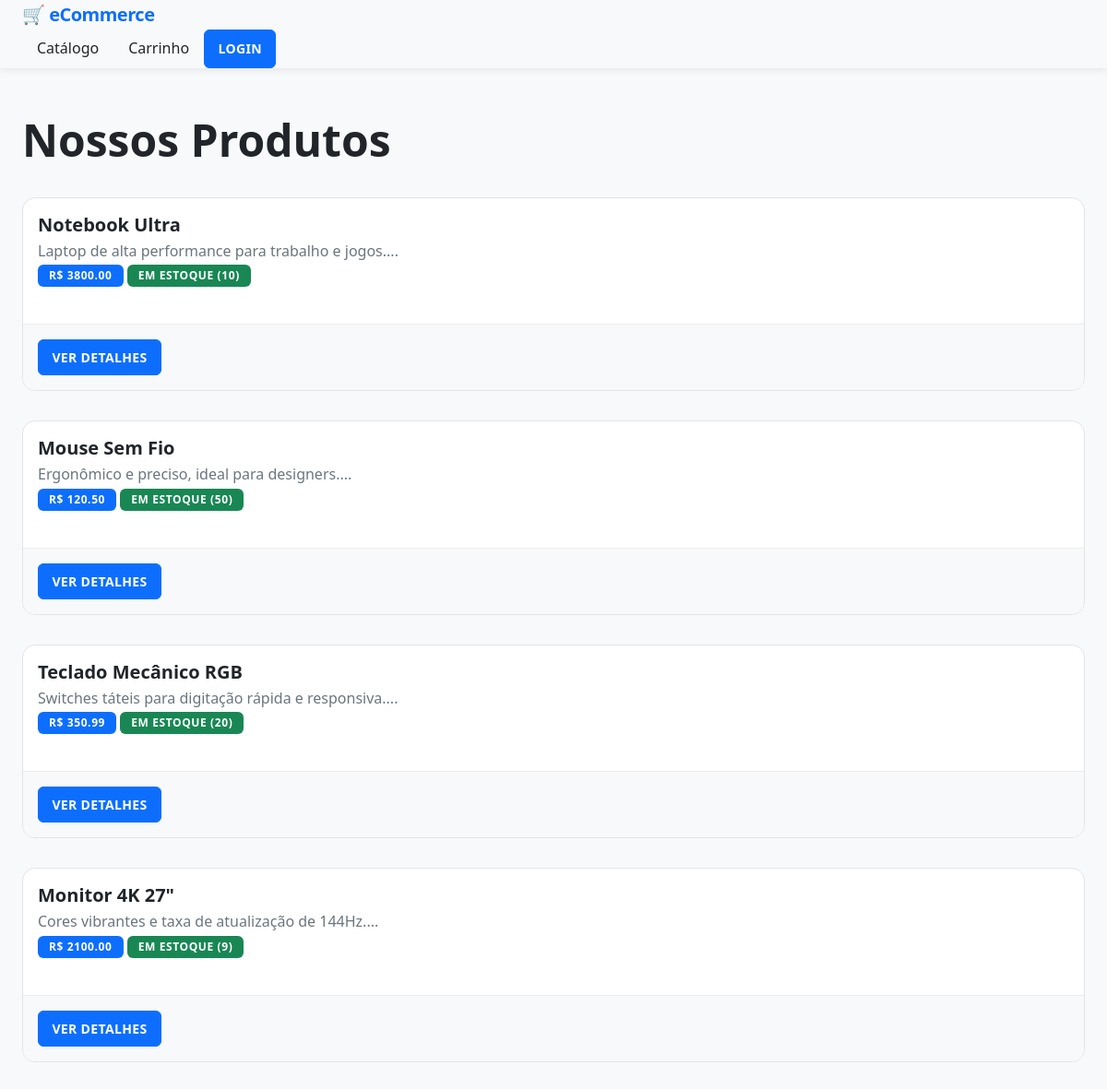
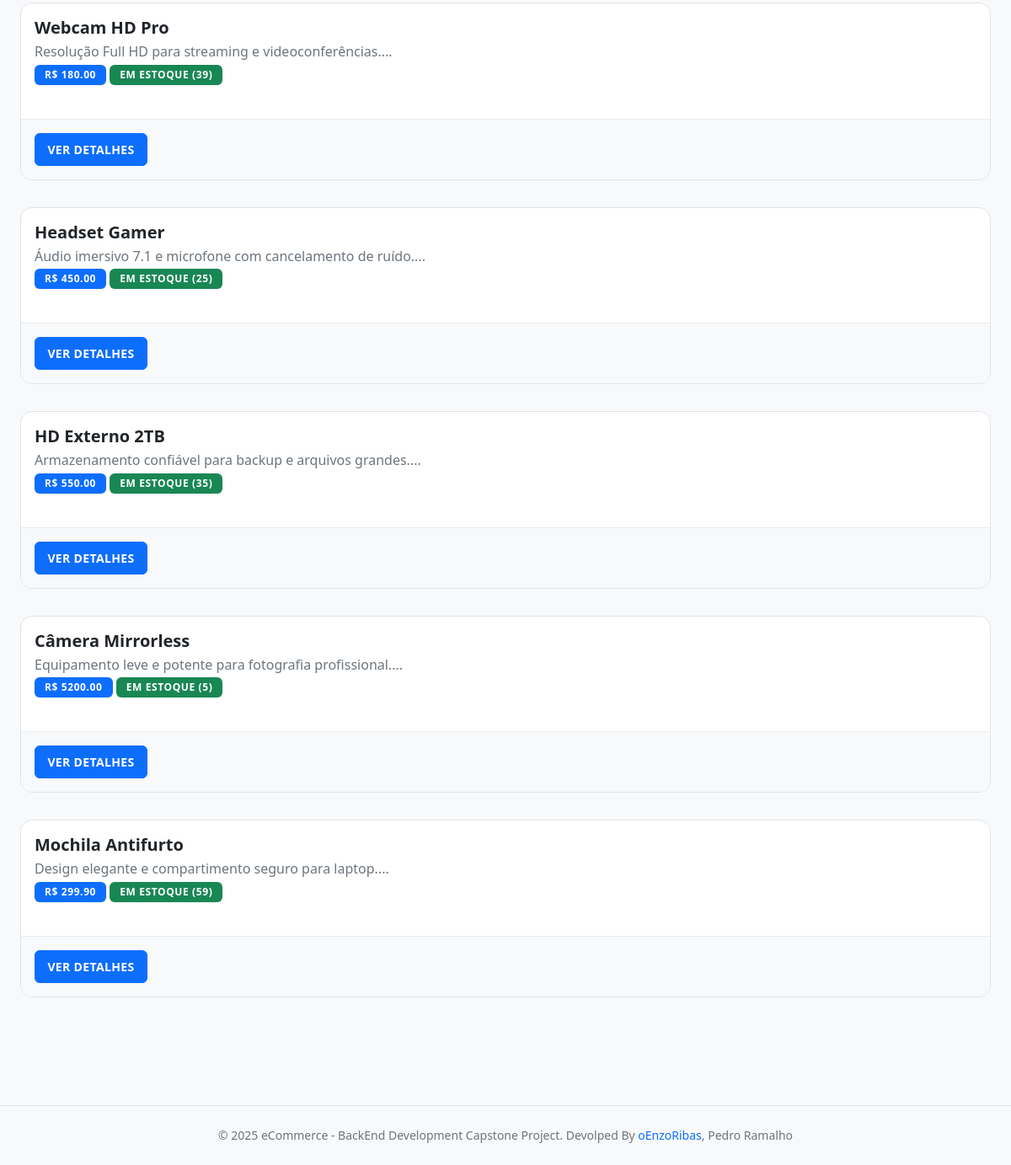
The page /produtos/ on the database as committed earlier (2 pictures, top to bottom).
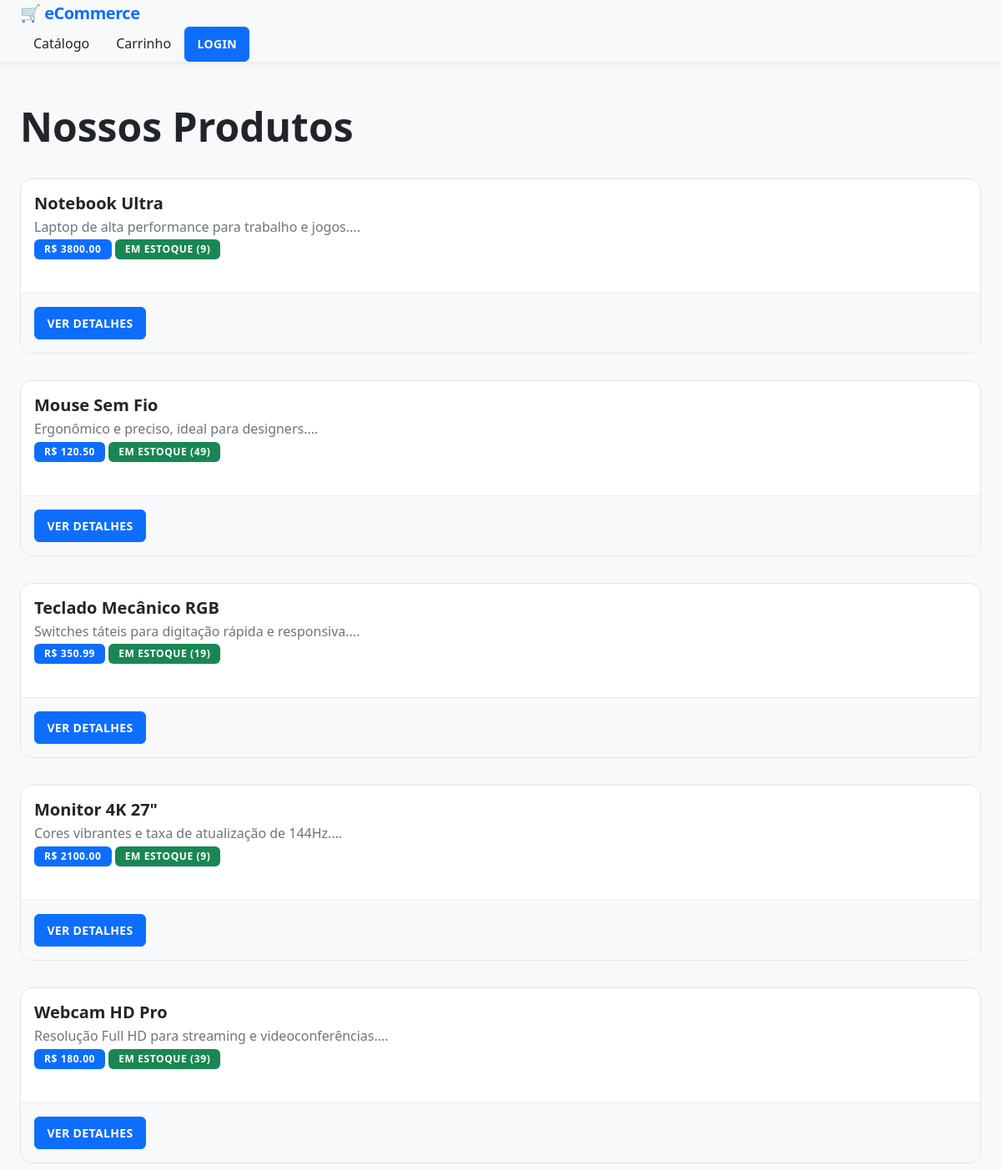
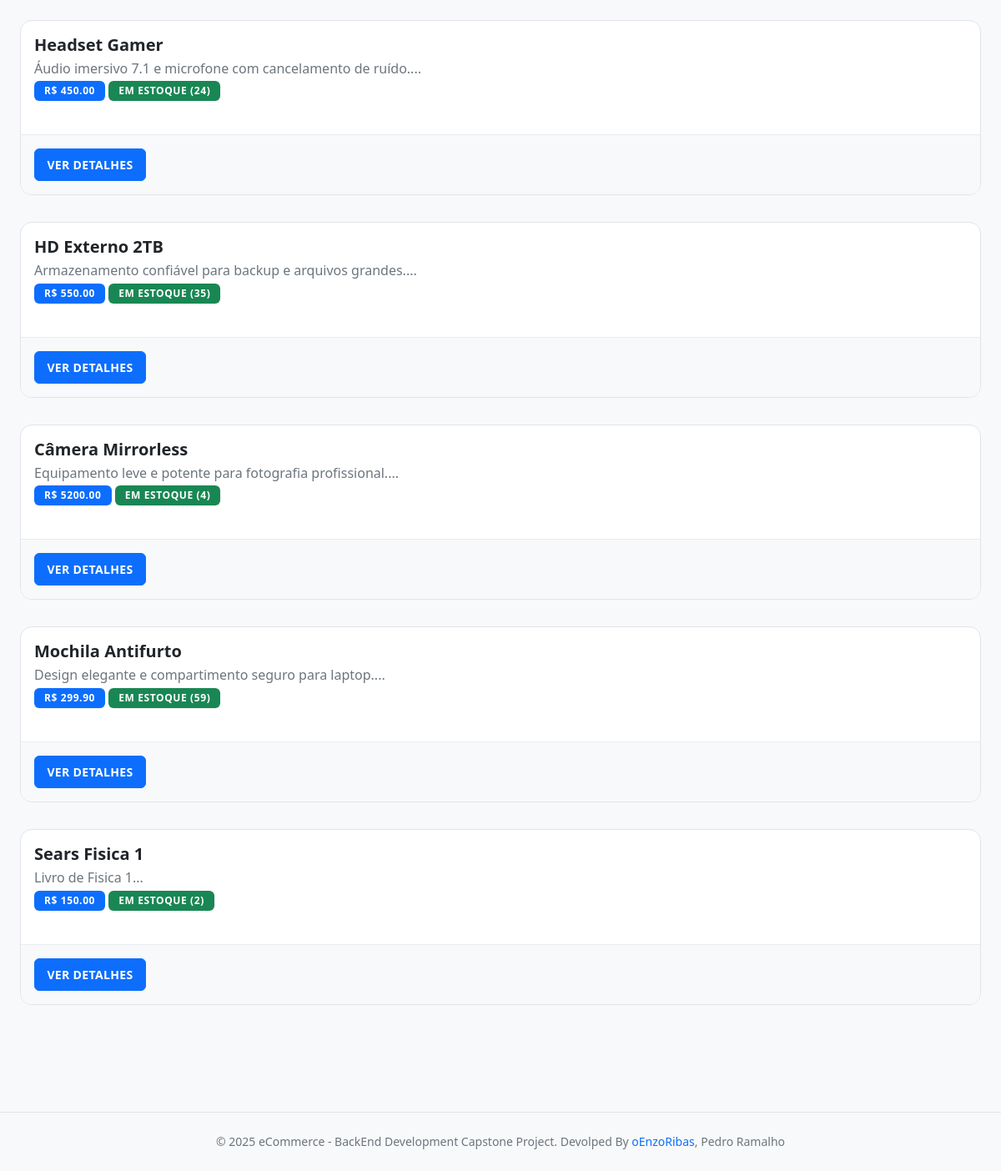
The same page on the database as committed later (2 pictures, top to bottom).
### models/produto_model.py (models this page shows, shortened)
class Produto(db.Model):
    __tablename__ = 'produtos'
    id = Column(Integer, primary_key=True, autoincrement=True, nullable=False)
    nome = Column(String(256), nullable=False)
    descricao = Column(String(256))
    preco = Column(db.Numeric(10,2), nullable=False)
    estoque = Column(Integer, nullable=False, default=0)

### routes/produtos.py (the view)
@produtos_bp.route('/')
def listar():
    page = request.args.get('page', 1, type=int)
    produtos = Produto.query.paginate(page=page, per_page=10)
    return render_template('produtos/listar.html', produtos=produtos)

### templates/produtos/listar.html (shortened to what this page needs)
{% extends "base.html" %} {% block title %}Produtos - Loja Online{% endblock %}
{% block content %}
<div class="row mb-4">
  <div class="col-md-8">
    <h1>Nossos Produtos</h1>
  </div>
</div>
{% if produtos.items %}
<div class="row">
  {% for produto in produtos.items %}
  <div class="col-md-6 col-lg-4 mb-4">
    <div class="card h-100 shadow-sm">
      <div class="card-body">
        <h5 class="card-title">{{ produto.nome }}</h5>
        <p class="card-text text-muted">
          {{ produto.descricao[:100] if produto.descricao else 'Sem descrição'
          }}...
        </p>
        <div class="mb-3">
          <span class="badge bg-primary"
            >R$ {{ "%.2f"|format(produto.preco) }}</span
          >
          {% if produto.estoque > 0 %}
          <span class="badge bg-success"
            >Em Estoque ({{ produto.estoque }})</span
          >
          {% else %}
          <span class="badge bg-danger">Fora de Estoque</span>
          {% endif %}
        </div>
      </div>
      <div class="card-footer bg-white">
        <a
          href="{{ url_for('produtos.detalhes', produto_id=produto.id) }}"
          class="btn btn-primary btn-sm w-100 btn-registrar"
        >
          Ver Detalhes
        </a>
      </div>
    </div>
  </div>
  {% endfor %}
</div>
 {% else %}
<div class="alert alert-info text-center">
  <h4>Nenhum produto disponível no momento</h4>
  <p>Volte mais tarde para conferir nossas ofertas!</p>
</div>
{% endif %} {% endblock %}

Rows that differ between the two databases and show on the page:
changed Produto "Notebook Ultra": estoque "10" → "9"
changed Produto "Mouse Sem Fio": estoque "50" → "49"
changed Produto "Teclado Mecânico RGB": estoque "20" → "19"
changed Produto "Headset Gamer": estoque "25" → "24"
changed Produto "Câmera Mirrorless": estoque "5" → "4"
added Produto: nome "Sears Fisica 1", descricao "Livro de Fisica 1", preco "150.00", estoque "2"
